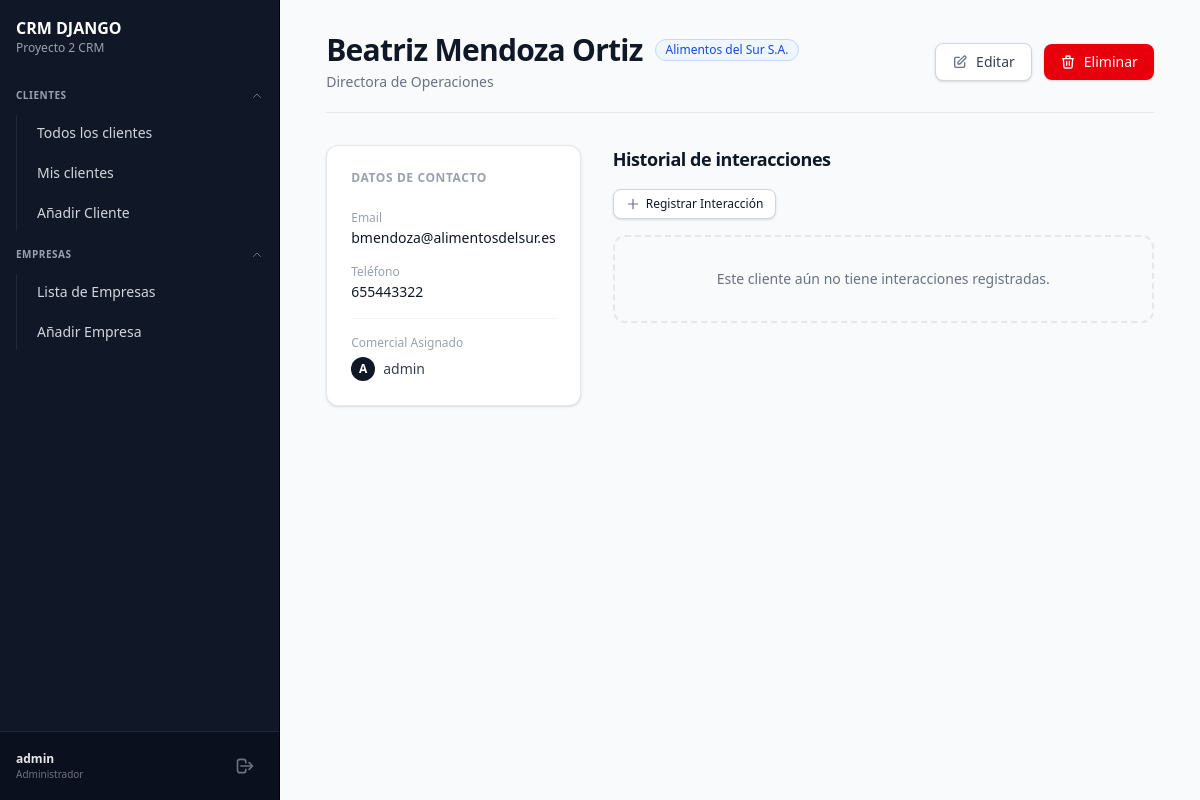
Page /clientes/detalle/7 (signed in) on the earlier database version.
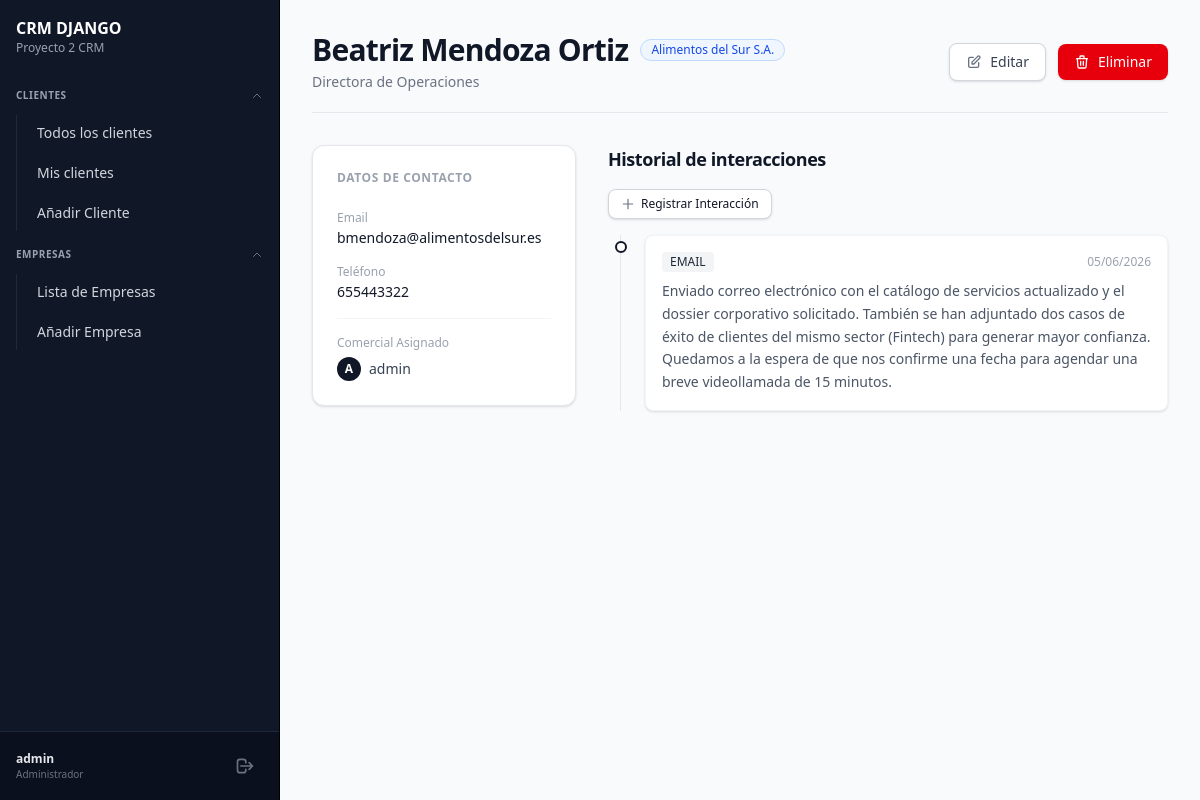
Same page on the later database version.
### crm/models/interaction_model.py (models this page shows, shortened)
class Interaction(models.Model):
    client = models.ForeignKey('Client', on_delete=models.CASCADE, related_name='interactions', verbose_name='Cliente')
    contact_channel = models.CharField(choices=CANALES, verbose_name='Canal de Contacto')
    created_at = models.DateTimeField(auto_now_add=True, verbose_name='Fecha de Creación')
    content = models.TextField(verbose_name='Contenido')
    class Meta:
        verbose_name = 'Interacción'
        verbose_name_plural = 'Interacciones'

### crm/views/client_views.py (the view)
# urls.py: path('clientes/detalle/<pk>', ClientDetailView.as_view(), name='detalle-cliente'),
@method_decorator(login_required, name='dispatch')
class ClientDetailView(DetailView):
    model = Client
    template_name = 'clients/client_detail.html'
    context_object_name = 'client'

### crm_django/templates/clients/client_detail.html (shortened to what the changed rows need)
{% extends "general/layout.html" %}
{% block page_content %}
<div class="max-w-6xl mx-auto space-y-8">
    <div class="flex flex-col md:flex-row md:items-center md:justify-between border-b border-gray-200 pb-5 gap-4">
        <div>
            <div class="flex items-center gap-3">
                <h1 class="text-3xl font-bold text-gray-900 tracking-tight">
                    {{ client.first_name }} {{ client.last_name }}
                </h1>
            </div>
        </div>
    </div>
    <div class="grid grid-cols-1 lg:grid-cols-3 gap-8">
        <div class="lg:col-span-2 space-y-4">
            {% if client.interactions.all %}
                <div class="relative border-l border-gray-200 ml-3 space-y-6">
                    {% for interaction in client.interactions.all %}
                        <div class="relative pl-6">
                            <span class="absolute -left-[6px] top-1.5 bg-white border-2 border-gray-900 rounded-full w-3 h-3"></span>
                            <div class="bg-white border border-gray-100 rounded-lg p-4 shadow-sm hover:border-gray-200 transition-colors">
                                <div class="flex items-center justify-between gap-4 mb-2">
                                    <span class="inline-flex items-center px-2 py-0.5 rounded text-xs font-medium bg-gray-100 text-gray-800 uppercase">
                                        {{ interaction.contact_channel }}
                                    </span>
                                    <time class="text-xs text-gray-400 font-medium">
                                        {{ interaction.created_at|date:"d/m/Y" }}
                                    </time>
                                </div>
                                <p class="text-sm text-gray-600 leading-relaxed">{{ interaction.content }}</p>
                            </div>
                        </div>
                    {% endfor %}
                </div>
            {% else %}
                <div class="text-center py-8 border-2 border-dashed border-gray-200 rounded-xl p-6">
                    <p class="text-sm text-gray-500">Este cliente aún no tiene interacciones registradas.</p>
                </div>
            {% endif %}
        </div>
    </div>
</div>
{% endblock %}

Differences in the rows shown:
added Interaction: contact_channel "EMAIL", created_at "05/06/2026", content "Enviado correo electrónico con el catálogo de servicios actualizado y el dossier corporativo solicitado. También se han adjuntado dos casos de éxito de clientes del mismo sector (Fintech) para generar mayor confianza. Quedamos a la espera de que nos confirme una fecha para agendar una breve videollamada de 15 minutos."
Other differences:
text no longer shown: "Este cliente aún no tiene interacciones registradas."
